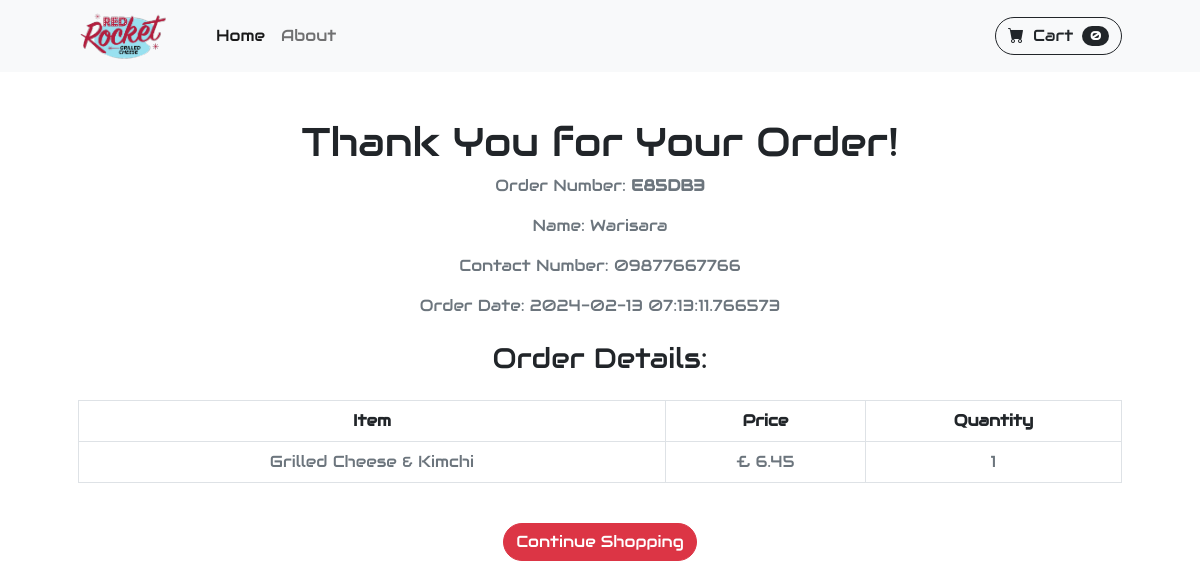
/thank_you/E85DB3, run on the app's committed database.
### app/models.py (models this page shows, shortened)
class Order(db.Model):
    id = db.Column(db.Integer, primary_key=True)  # Unique identifier for each order
    order_number = db.Column(db.String(120), unique=True, nullable=False)  # Unique order number, cannot be null
    customer_name = db.Column(db.String(100), nullable=False)  # Name of the customer, cannot be null
    contact_number = db.Column(db.String(20), nullable=False)  # Contact number for the customer, cannot be null
    details = db.Column(db.Text, nullable=False)  # Details of the order, stored as JSON string, cannot be null
    order_time = db.Column(db.DateTime, default=datetime.utcnow, nullable=False)  # Timestamp when the order was placed, defaulting to the current time

### app/routes.py (the view)
@app.route('/thank_you/<order_number>')
def thank_you(order_number):
    order = Order.query.filter_by(order_number=order_number).first_or_404()
    order_details = json.loads(order.details)  # Convert JSON string to Python dictionary or list
    return render_template('thank_you.html', order=order, order_details=order_details)

### app/templates/thank_you.html
{% extends "base.html" %}
{% block content %}
<div class="container text-center p-5">
    <h1>Thank You for Your Order!</h1>
    <p class="text-secondary">Order Number: <strong>{{ order.order_number }}</strong></p>
    <p class="text-secondary">Name: {{ order.customer_name }}</p>
    <p class="text-secondary">Contact Number: {{ order.contact_number }}</p>
    <p class="text-secondary">Order Date: {{ order.order_time }}</p>
    <h3 class="mt-4">Order Details:</h3>
    {% if order_details %}
    <table class="table table-bordered mt-4 px-5">
        <thead class="fw-bolder">
            <tr>
                <th>Item</th>
                <th>Price</th>
                <th>Quantity</th>
            </tr>
        </thead>
        <tbody>
            {% for item_id, item in order_details.items() %}
            <tr>
                <td class="text-secondary">{{ item.name }}</td>
                <td class="text-secondary">£ {{ '%.2f'|format(item.price) }}</td>
                <td class="text-secondary">{{ item.quantity }}</td>
            </tr>
            {% endfor %}
        </tbody>
    </table>
    {% else %}
    <p>No details available for this order.</p>
    {% endif %}
    <a href="{{ url_for('index') }}" class="btn btn-danger rounded-pill mt-4">Continue Shopping</a>
</div>
{% endblock %}

### data on the page
Order: order_number "E85DB3", customer_name "Warisara", contact_number "09877667766", order_time "2024-02-13 07:13:11.766573"

### other printed values
{{ session['cart']|length }} "0"
{{ item.name }} "Grilled Cheese & Kimchi"
{{ '%.2f'|format(item.price) }} "6.45"
{{ item.quantity }} "1"
